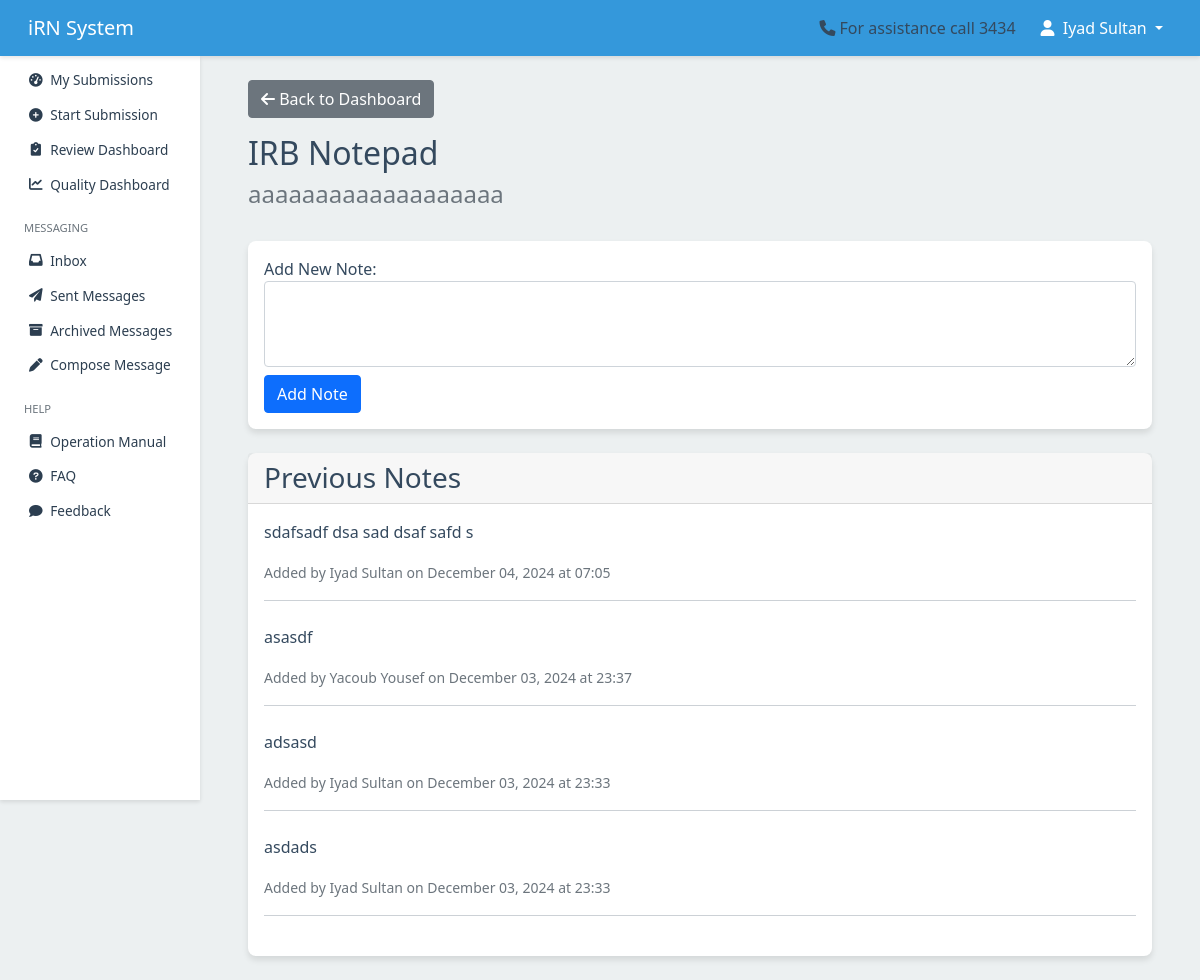
/review/submission/89/notepad/IRB/ (signed in), run on the app's committed database.
### submission/models.py (models this page shows, shortened)
class Submission(models.Model):
    temporary_id = models.AutoField(primary_key=True)
    khcc_number = models.CharField(max_length=20, blank=True, null=True, unique=True)
    title = models.CharField(max_length=255)
    primary_investigator = models.ForeignKey(
        User, related_name='primary_investigations', on_delete=models.CASCADE
    )
    study_type = models.ForeignKey(StudyType, on_delete=models.SET_NULL, null=True)
    status = models.CharField(
        max_length=50,
        choices=get_submission_status_choices,
        default='draft'
    )
    date_created = models.DateTimeField(auto_now_add=True)
    last_modified = models.DateTimeField(auto_now=True)
    date_submitted = models.DateTimeField(blank=True, null=True)
    version = models.PositiveIntegerField(default=1)
    is_locked = models.BooleanField(default=False)
    is_archived = models.BooleanField(default=False)
    archived_at = models.DateTimeField(null=True, blank=True)
    show_in_irb = models.BooleanField(default=False, help_text="Toggle visibility for IRB members")
    show_in_rc = models.BooleanField(default=False, help_text="Toggle visibility for RC members")
    submitted_by = models.ForeignKey(
        User,
        related_name='submitted_submissions',
        on_delete=models.SET_NULL,
        null=True,
        blank=True,
        help_text="User who submitted the submission"
    )

### review/models.py (models this page shows)
class NotepadEntry(models.Model):
    NOTEPAD_TYPES = [
        ('OSAR', 'OSAR'),
        ('IRB', 'IRB'),
        ('RC', 'RC'),
    ]
    submission = models.ForeignKey(Submission, on_delete=models.CASCADE, related_name='notepad_entries')
    notepad_type = models.CharField(max_length=10, choices=NOTEPAD_TYPES)
    text = models.TextField()
    created_by = models.ForeignKey(User, on_delete=models.CASCADE, related_name='created_notes')
    created_at = models.DateTimeField(auto_now_add=True)
    read_by = models.ManyToManyField(User, related_name='read_notes', blank=True)
    class Meta:
        verbose_name = 'Notepad Entry'
        verbose_name_plural = 'Notepad Entries'
        ordering = ['-created_at']
        db_table = 'review_notepad_entry'

### users/models.py (models this page shows, shortened)
class UserProfile(models.Model):
    user = models.OneToOneField(
        User,
        on_delete=models.CASCADE,
        related_name='userprofile'
    )
    institution = models.CharField(
        max_length=255,
        default='King Hussein Cancer Center'
    )
    mobile = models.CharField(
        max_length=20,
        blank=True,
        null=True,
        default='',
        validators=[phone_regex]
    )
    khcc_employee_number = models.CharField(
        max_length=20,
        blank=True,
        null=True,
        unique=True,
        validators=[
            RegexValidator(
                regex=r'^[A-Za-z0-9]+$',
                message='Employee number can only contain letters and numbers.'
            )
        ]
    )
    title = models.CharField(
        max_length=255,
        blank=True,
        null=True
    )
    role = models.CharField(
        max_length=50,
        choices=USER_ROLE_CHOICES,
        blank=True,
        null=True
    )
    groups = models.ManyToManyField(
        Group,
        related_name='user_profiles',
        blank=True
    )
    photo = models.ImageField(
        upload_to='photos/',
        blank=True,
        null=True
    )
    is_approved = models.BooleanField(default=False)
    full_name = models.CharField(
        max_length=255,
        default='',
        help_text='Full name (at least two names required)',
        validators=[validate_full_name]
    )
    class Meta:
        ordering = ['user__username']
        indexes = [
            models.Index(fields=['is_approved']),
            models.Index(fields=['role'])
        ]

### review/views.py (the view, shortened to what this page needs)
@login_required
def view_notepad(request, submission_id, notepad_type):
    if not request.user.groups.filter(name=notepad_type).exists():
        messages.error(request, f"You don't have permission to view {notepad_type} notepad.")
        return redirect('review:review_dashboard')
    submission = get_object_or_404(
        Submission.objects.select_related('primary_investigator__userprofile'),
        pk=submission_id
    )
    try:
        with transaction.atomic():
            notes = NotepadEntry.objects.filter(
                submission=submission,
                notepad_type=notepad_type
            ).select_related(
                'created_by',
                'created_by__userprofile'
            ).prefetch_related(
                'read_by'
            ).order_by('-created_at')
            unread_notes = notes.exclude(read_by=request.user)
            for note in unread_notes:
                note.read_by.add(request.user)
            context = {
                'submission': submission,
                'notes': notes,
                'notepad_type': notepad_type,
                'can_add_notes': True,  # You might want to add additional permission checks here
                'total_notes': notes.count(),
                'unread_count': unread_notes.count()
            }
            return render(request, 'review/view_notepad.html', context)
    except Exception as e:
        messages.error(request, f"An error occurred: {str(e)}")
        return redirect('review:review_dashboard')

### review/templates/review/view_notepad.html (shortened to what this page needs)
{% extends 'base.html' %}
{% load static %}
{% block content %}
<div class="container">
    <div class="row mb-4">
        <div class="col">
            <a href="{% url 'review:review_dashboard' %}" class="btn btn-secondary mb-3">
                <i class="fas fa-arrow-left"></i> Back to Dashboard
            </a>
            <h2>{{ notepad_type }} Notepad</h2>
            <h4 class="text-muted">{{ submission.title }}</h4>
        </div>
    </div>
    <div class="card mb-4">
        <div class="card-body">
            <form method="post">
                <div class="form-group">
                    <label for="note_text">Add New Note:</label>
                    <textarea
                        class="form-control"
                        id="note_text"
                        name="note_text"
                        rows="3"
                        required
                    ></textarea>
                </div>
                <button type="submit" class="btn btn-primary mt-2">Add Note</button>
            </form>
        </div>
    </div>
    <div class="card">
        <div class="card-header">
            <h3 class="card-title mb-0">Previous Notes</h3>
        </div>
        <div class="card-body">
            {% if notes %}
            {% for note in notes %}
            <div class="note-entry mb-4 {% if request.user not in note.read_by.all %}font-weight-bold text-danger{% endif %}">
                <div class="note-content">
                    {{ note.text|linebreaks }}
                </div>
                <div class="note-metadata text-muted">
                    <small>
                        Added by {{ note.created_by.userprofile.full_name }}
                        on {{ note.created_at|date:"F d, Y" }}
                        at {{ note.created_at|time:"H:i" }}
                    </small>
                </div>
                <hr>
            </div>
        {% endfor %}
            {% else %}
                <p class="text-muted">No notes have been added yet.</p>
            {% endif %}
        </div>
    </div>
</div>
{% endblock %}

### users/templates/users/base.html (shortened to what this page needs)
{% load static %}
<!DOCTYPE html>
<html lang="en">
<head>
    {% load static %}
    <link href="https://cdn.jsdelivr.net/npm/bootstrap@5.1.3/dist/css/bootstrap.min.css" rel="stylesheet">
    <link href="https://cdnjs.cloudflare.com/ajax/libs/font-awesome/6.0.0-beta3/css/all.min.css" rel="stylesheet">
    <link href="https://cdn.jsdelivr.net/npm/select2@4.1.0-rc.0/dist/css/select2.min.css" rel="stylesheet">
    <link href="https://cdn.jsdelivr.net/npm/select2-bootstrap-5-theme@1.3.0/dist/select2-bootstrap-5-theme.min.css" rel="stylesheet">
</head>
<body>
    <nav class="navbar navbar-expand-lg navbar-dark">
        <div class="container-fluid">
            <a class="navbar-brand" href="/">iRN System</a>
            <div class="collapse navbar-collapse justify-content-end" id="navbarNav">
                <span class="me-3"><i class="fas fa-phone me-1"></i>For assistance call 3434</span>
                {% if user.is_authenticated %}
                    <ul class="navbar-nav">
                        <li class="nav-item dropdown">
                            <button class="nav-link dropdown-toggle btn btn-link"
                                    id="userDropdown"
                                    data-bs-toggle="dropdown"
                                    aria-expanded="false">
                                <i class="fas fa-user me-1"></i>
                                {{ user.get_full_name|default:user.username }}
                            </button>
                        </li>
                    </ul>
                {% endif %}
            </div>
        </div>
    </nav>
    <div class="container-fluid">
        <div class="row">
            <nav class="sidebar" id="sidebar">
                <div class="position-sticky">
                    <ul class="nav flex-column">
                        <li class="nav-item">
                            <a class="nav-link {% if request.resolver_match.url_name == 'dashboard' %}active{% endif %}"
                               href="{% url 'submission:dashboard' %}">
                                <i class="fas fa-tachometer-alt"></i>
                                <span>My Submissions</span>
                            </a>
                        </li>
                        <li class="nav-item">
                            <a class="nav-link {% if request.resolver_match.url_name == 'start_submission' %}active{% endif %}"
                               href="{% url 'submission:start_submission' %}">
                                <i class="fas fa-plus-circle"></i>
                                <span>Start Submission</span>
                            </a>
                        </li>
                        <li class="nav-item">
                            {% if request.user.groups.all|dictsort:"name"|join:"," in "IRB,OSAR,RC" %}
                            <a class="nav-link {% if request.resolver_match.url_name == 'review_dashboard' %}active{% endif %}"
                               href="{% url 'review:review_dashboard' %}">
                                <i class="fas fa-clipboard-check"></i>
                                <span>Review Dashboard</span>
                            </a>
                            {% endif %}
                        </li>
                        <li class="nav-item">
                            <a href="{% url 'review:quality_dashboard' %}" class="nav-link">
                                <i class="fas fa-chart-line"></i> Quality Dashboard
                            </a>
                        </li>
                        <li class="nav-item mt-3">
                            <div class="sidebar-heading px-3 py-2 text-muted small text-uppercase">
                                Messaging
                            </div>
                        </li>
                        <li class="nav-item">
                            <a class="nav-link {% if request.resolver_match.url_name == 'inbox' %}active{% endif %}"
                               href="{% url 'messaging:inbox' %}">
                                <i class="fas fa-inbox"></i>
                                <span>Inbox</span>
                            </a>
                        </li>
                        <li class="nav-item">
                            <a class="nav-link {% if request.resolver_match.url_name == 'sent_messages' %}active{% endif %}"
                               href="{% url 'messaging:sent_messages' %}">
                                <i class="fas fa-paper-plane"></i>
                                <span>Sent Messages</span>
                            </a>
                        </li>
                        <li class="nav-item">
                            <a class="nav-link {% if request.resolver_match.url_name == 'archived_messages' %}active{% endif %}"
                               href="{% url 'messaging:archived_messages' %}">
                                <i class="fas fa-archive"></i>
                                <span>Archived Messages</span>
                            </a>
                        </li>
                        <li class="nav-item">
                            <a class="nav-link {% if request.resolver_match.url_name == 'compose_message' %}active{% endif %}"
                               href="{% url 'messaging:compose_message' %}">
                                <i class="fas fa-pen"></i>
                                <span>Compose Message</span>
                            </a>
                        </li>
                        <li class="nav-item mt-3">
                            <div class="sidebar-heading px-3 py-2 text-muted small text-uppercase">
                                Help
                            </div>
                        </li>
                        <li class="nav-item">
                            <a class="nav-link" href="{% url 'users:operation_manual' %}" target="_blank">
                                <i class="fas fa-book"></i>
                                <span>Operation Manual</span>
                            </a>
                        </li>
                        <li class="nav-item">
                            <a class="nav-link" href="{% url 'users:faq' %}">
                                <i class="fas fa-question-circle"></i>
                                <span>FAQ</span>
                            </a>
                        </li>
                        <li class="nav-item">
                            <a class="nav-link" href="{% url 'feedback:submit_feedback' %}">
                                <i class="fas fa-comment"></i>
                                <span>Feedback</span>
                            </a>
                        </li>
                    </ul>
                </div>
            </nav>
            <main class="main-content">
                {% block content %}{% endblock %}
            </main>
        </div>
    </div>
</body>
</html>

### users/templates/users/base.html (style rules this page uses)
:root { --primary-color: #3498db; --secondary-color: #2c3e50; --background-color: #ecf0f1; --text-color: #34495e; --sidebar-width: 200px; --navbar-height: 56px; --shadow-sm: 0 2px 4px rgba(0,0,0,.1); --shadow-md: 0 4px 6px rgba(0,0,0,.1); --transition-default: all 0.3s ease; }
body { font-family: 'Segoe UI', Tahoma, Geneva, Verdana, sans-serif; background-color: var(--background-color); color: var(--text-color); min-height: 100vh; padding-top: var(--navbar-height); }
.navbar { background-color: var(--primary-color); box-shadow: var(--shadow-sm); height: var(--navbar-height); padding: 0 1rem; z-index: 1030; position: fixed; top: 0; right: 0; left: 0; }
.navbar-brand, .navbar-nav .nav-link { color: white !important; }
.sidebar { position: fixed; top: var(--navbar-height); left: 0; width: var(--sidebar-width); height: calc(100vh - var(--navbar-height)); background-color: white; box-shadow: var(--shadow-sm); padding-top: 0.5rem; z-index: 1020; overflow-y: auto; }
.sidebar .nav-link { color: var(--secondary-color); padding: 0.4rem 0.75rem; border-left: 3px solid transparent; transition: var(--transition-default); display: flex; align-items: center; gap: 0.35rem; font-size: 0.85rem; margin-bottom: 0.1rem; }
.sidebar .nav-link i { width: 1.1rem; text-align: center; }
.sidebar-heading { padding: 0.3rem 0.75rem !important; margin-bottom: 0.2rem !important; font-size: 0.7rem !important; }
.sidebar .nav-item.mt-3 { margin-top: 0.75rem !important; }
.main-content { margin-left: var(--sidebar-width); padding: 1.5rem; min-height: calc(100vh - var(--navbar-height)); width: calc(100% - var(--sidebar-width)); }
.card { box-shadow: var(--shadow-md); border: none; border-radius: 0.5rem; }

### data on the page
Submission: title "aaaaaaaaaaaaaaaaaaa"
NotepadEntry: text "sdafsadf dsa sad dsaf safd s", created_by.userprofile.full_name "Iyad Sultan", created_at "December 04, 2024", created_at "07:05"
NotepadEntry: text "asasdf", created_by.userprofile.full_name "Yacoub Yousef", created_at "December 03, 2024", created_at "23:37"
NotepadEntry: text "adsasd", created_by.userprofile.full_name "Iyad Sultan", created_at "December 03, 2024", created_at "23:33"
NotepadEntry: text "asdads", created_by.userprofile.full_name "Iyad Sultan", created_at "December 03, 2024", created_at "23:33"

### other printed values
{{ user.get_full_name|default:user.username }} "Iyad Sultan"
{{ notepad_type }} "IRB"
